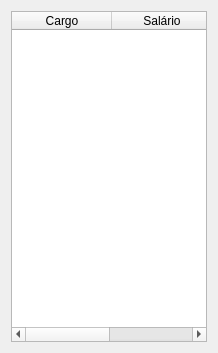
<?xml version="1.0" encoding="UTF-8"?>
<ui version="4.0">
 <class>Dialog</class>
 <widget class="QDialog" name="Dialog">
  <property name="geometry">
   <rect>
    <x>0</x>
    <y>0</y>
    <width>218</width>
    <height>353</height>
   </rect>
  </property>
  <property name="windowTitle">
   <string>Dialog</string>
  </property>
  <layout class="QHBoxLayout" name="horizontalLayout">
   <item>
    <widget class="QTableWidget" name="tableWidget">
     <column>
      <property name="text">
       <string>Cargo</string>
      </property>
     </column>
     <column>
      <property name="text">
       <string>Salário</string>
      </property>
     </column>
    </widget>
   </item>
  </layout>
 </widget>
 <resources/>
 <connections/>
</ui>
